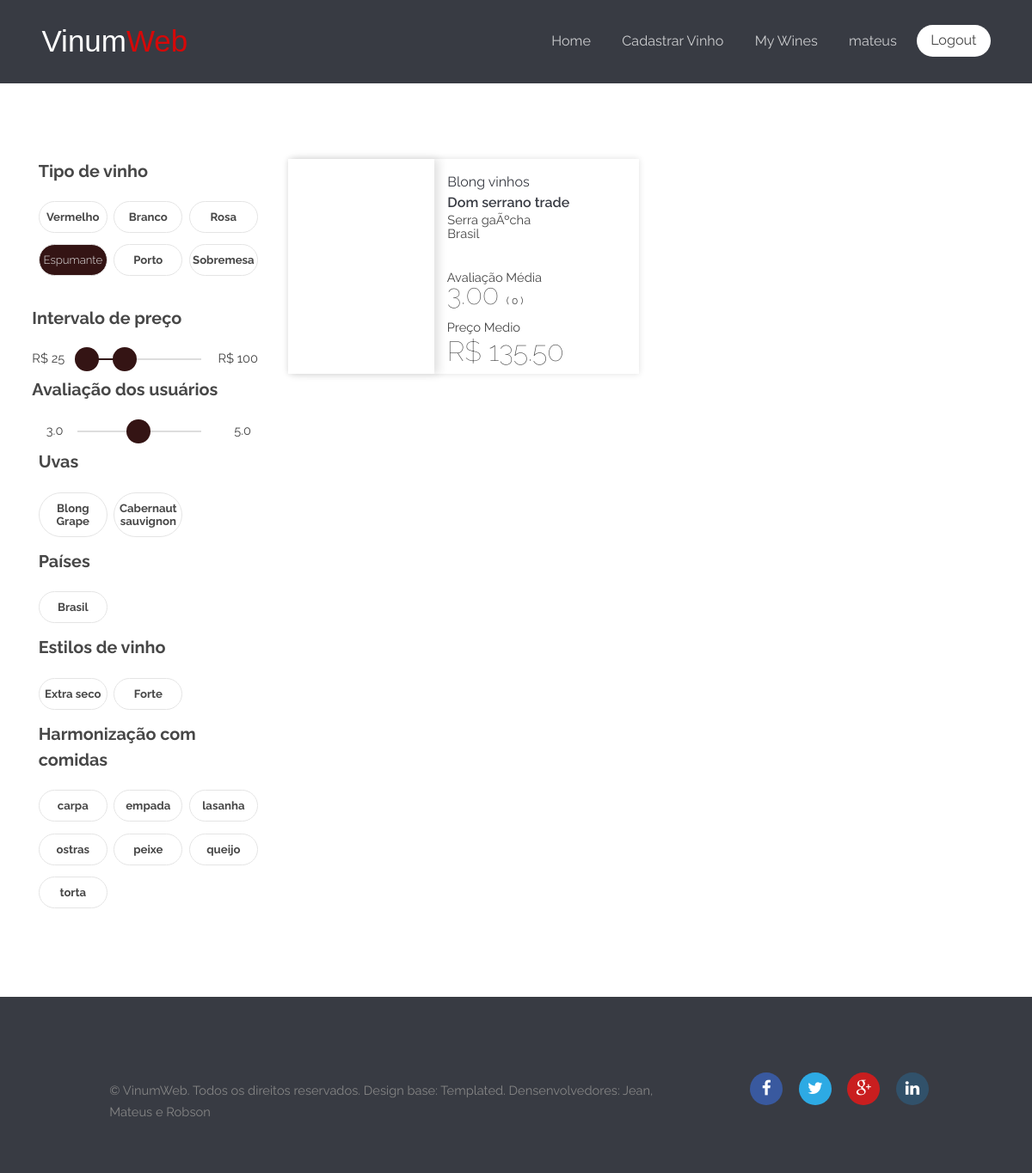
Page /listar.php?tipo=espumante (signed in) on the committed database.
### tables this page shows
create table vinho
(
	id int unique not null AUTO_INCREMENT,
	rotulo varchar(256) not null,
	produtor varchar(64) not null,
	nome varchar(64) not null,
	regiao varchar(32) not null,
	paisorigem varchar(32) not null,
	avaliacao float(2) default 0,
	preco float(2) default 0,
	numavaliacoes int default 0,
	tipo enum('vermelho','branco','espumante','rosa','sobremesa','porto'),
	tipouva varchar(32) not null,
	estilo varchar(32) not null,
	primary key (id)
);

### listar_Dados.php (called while the page is built, shortened)
<?php
$consulta = array();
include_once 'DAO.php';
$banco = new DAO();
if (isset($_GET['tipo'])) {
    if (is_array($_GET['tipo'])) {
        $temp = array();
        foreach ($_GET['tipo'] as $var) {
            array_push($temp, "tipo='" . $var . "'");
        }
        $banco->ou($temp);
        array_push($consulta, "(" . $banco->sql . ")");
    } else {
        array_push($consulta, "(tipo='" . $_GET['tipo'] . "')");
    }
}
$banco->buscar("vinho");
$banco->where($consulta);
$result = $banco->executar();

### DAO.php (called while the page is built, shortened)
<?php
class DAO implements iDAO {
    public $sql = '';
    public $banco;
    public function __construct() {
        $this->banco = new mysqli("localhost", "vinumweb", "vinumweb", "vinumweb");
    }
    public function buscar($nometabela, array $atributos = NULL) {
        if ($atributos == NULL) {
            $this->sql = 'SELECT * FROM ' . $nometabela;
        } else {
            $this->sql = 'SELECT ';
            foreach ($atributos as $atributo) {
                $this->sql .= $atributo . ', ';
            }
            $this->sql = rtrim($this->sql, ', ') . ' FROM ' . $nometabela;
        }
    }
    public function where(array $condicoes) {
        $this->sql .= ' WHERE ';
        foreach ($condicoes as $condicao) {
            $this->sql .= $condicao . ' AND ';
        }
        $this->sql = rtrim($this->sql, ' AND ');
    }
    public function executar() {
        return $this->banco->query($this->sql);
    }
    public function setSQL($consulta) {
        $this->sql = $consulta;
    }
}

### listar.php (the view, shortened to what this page needs)
<?php
include_once 'listar_Dados.php';
include_once("header.php");
?>
<section id="main" class="wrapper">
    <div class="container-full nomargin">
        <section>
            <div class="row">
                <div class="3u 12u$(Medium) painel">
                    <form action="listar_Autocompletar.php" method="GET">
                        <div class="12u$ row" >
                            <div class="12u$">
                                <h3>Tipo de vinho</h3>
                            </div>
                            <div class="4u 6u(medium)">
                                <label for="vermelho" class="checklabel">Vermelho</label>
                            </div>
                            <div class="4u 6u(medium)">
                                <label for="branco" class="checklabel">Branco</label>
                            </div>
                            <div class="4u 6u(medium)">
                                <label for="rosa" class="checklabel">Rosa</label>
                            </div>
                            <div class="4u 6u(medium)">
                                <label for="espumante" class="checklabel">Espumante</label>
                            </div>
                            <div class="4u 6u(medium)">
                                <label for="porto" class="checklabel">Porto</label>
                            </div>
                            <div class="4u 6u(medium)">
                                <label for="sobremesa" class="checklabel">Sobremesa</label>
                            </div>
                        </div>
                        <div class="12u$ marginlabel">
                            <h3>Intervalo de preço</h3>
                            <link href="css/nouislider.min.css" rel="stylesheet">
                            <div id="lower-value"  style="position: relative; float: left; width: 20%; padding-bottom: 10px; text-align: left;"></div>
                            <div id="price-range"  style="position: relative; float: left; width: 55%; "></div>
                            <div id="upper-value"  style="position: relative; float: left; width: 25%; padding-bottom: 10px; text-align: right;"></div>
                        </div>
                        <div class="12u$ marginlabel">
                            <h3>Avaliação dos usuários</h3>
                            <div id="rate-value" style="position: relative; float: left; width: 20%; padding-bottom: 10px; text-align: center;">1.0</div>
                            <div id="rate-range" style="position: relative; float: left; width: 55%; "></div>
                            <div style="position: relative; float: left;padding-left: 30px; width: 25%; padding-bottom: 10px; text-align: center">5.0</div>
                        </div>
                        <div class="12u$ row marginlabel">
                            <div class="12u$">
                                <h3>Uvas</h3>
                            </div>
                            <?php
                            $banco->setSQL("SELECT DISTINCT tipouva from vinho order by tipouva asc;");
                            $dado = $banco->executar();
                            while ($row = $dado->fetch_assoc()) {
                                echo "<div class='4u 6u(medium)'>
                                        <input type='checkbox' id='" . $row['tipouva'] . "' name='uva[]' value='" . $row['tipouva'] . "'>
                                        <label for='" . $row['tipouva'] . "' class='checklabel'>" . $row['tipouva'] . "</label>
                                    </div>";
                            }
                            ?>
                        </div>
                        <div class="12u$ row marginlabel">
                            <div class="12u$">
                                <h3>Países</h3>
                            </div>
                            <?php
                            $banco->setSQL("SELECT DISTINCT paisorigem from vinho order by paisorigem asc;");
                            $dado = $banco->executar();
                            while ($row = $dado->fetch_assoc()) {
                                echo "<div class='4u 6u(medium)'>
                                        <input type='checkbox' id='" . $row['paisorigem'] . "' value='" . $row['paisorigem'] . "'>
                                        <label for='" . $row['paisorigem'] . "' class='checklabel'>" . $row['paisorigem'] . "</label>
                                    </div>";
                            }
                            ?>
                        </div>
                        <div class="12u$ row marginlabel">
                            <div class="12u$">
                                <h3>Estilos de vinho</h3>
                            </div>
                            <?php
                            $banco->setSQL("SELECT DISTINCT estilo from vinho order by estilo asc;");
                            $dado = $banco->executar();
                            while ($row = $dado->fetch_assoc()) {
                                echo "<div class='4u 6u(medium)'>
                                        <input type='checkbox' id='" . $row['estilo'] . "' name='estilo[]' value='" . $row['estilo'] . "'>
                                        <label for='" . $row['estilo'] . "' class='checklabel'>" . $row['estilo'] . "</label>
                                    </div>";
                            }
                            ?>
                        </div>
                        <div class="12u$ row marginlabel">
                            <div class="12u$">
                                <h3>Harmonização com comidas</h3>
                            </div>
                            <?php
                            $banco->setSQL("SELECT DISTINCT alimento from harmonizacao order by alimento asc;");
                            $dado = $banco->executar();
                            while ($row = $dado->fetch_assoc()) {
                                echo "<div class='4u 6u(medium)'>
                                        <input type='checkbox' id='" . $row['alimento'] . "' name='alimento[]' value='" . $row['alimento'] . "'>
                                        <label for='" . $row['alimento'] . "' class='checklabel'>" . $row['alimento'] . "</label>
                                    </div>";
                            }
                            ?>
                        </div>
                    </form>
                </div>
                <div class="9u 6u$(medium) row" id="vinhos">
                    <?php
                    while ($row = $result->fetch_assoc()) {
                        ?>
                        <div class="6u row showvinho">
                            <a href="showwine.php?id=<?php echo $row['id'] ?>">
                                <div class="showvinhoimg" style="background-image: URL(images/rotulos/<?php echo $row['rotulo'] ?>)">
                                </div>
                            </a>
                            <div class="divcontent">
                                <a href="showwine.php?id=<?php echo $row['id'] ?>">
                                    <ul class="ultitulo">
                                        <li><?php echo $row['produtor'] ?></li>
                                        <li><span><?php echo $row['nome'] ?></span></a></li>
                                <ul class="reg" style="margin-left: 8px;">
                                    <li><?php echo $row['regiao'] ?></li>
                                    <li><?php echo $row['paisorigem'] ?></li>
                                </ul>
                                <div class="average">
                                    <div class="ratingbottom">
                                        <p>Avaliação Média</p>
                                        <ul class="reg2 ">
                                            <li><span><?php echo number_format($row['avaliacao'], 2, '.', '') ?> </span></li>
                                            <li>( <?php echo $row['numavaliacoes']?> )</li>
                                        </ul>
                                    </div>
                                    <div class="ratingbottom">
                                        <p>Preço Medio</p>
                                        <span>R$ <?php
                                            echo number_format($row['preco'], 2, '.', '');
                                            ?></span>
                                    </div>
                                </div>
                            </div>
                        </div>
                        <?php
                    }
                    ?>
                </div>
            </div>
    </div>
</section>
<?php
include_once 'footer.php';

### css/style.css (style rules this page uses)
body { background: #fff; }
body, input, select, textarea { color: #444; font-family: "Raleway", Helvetica, sans-serif; font-size: 13pt; font-weight: 400; line-height: 1.65em; }
a { color: #383b43; text-decoration: none; }
p { margin: 0 0 2em 0; }
h1, h2, h3, h4, h5, h6 { color: #474747; font-weight: 700; line-height: 1em; margin: 0 0 1em 0; }
h3 { font-size: 1.35em; line-height: 1.5em; }
form { margin: 0 0 2em 0; }
label { color: #474747; display: block; font-size: 0.9em; font-weight: 700; margin: 0 0 1em 0; }
ul { //list-style: disc; //margin: 0 0 2em 0; //padding-left: 1em; }
ul li { padding-left: 0.5em; }
.wrapper { padding: 6em 0em 4em; }
.checklabel { background: #FFFFF; padding: 10px 0; line-height: normal; text-align: center; border-radius: 2.5em; border: 1px solid #e4e4e4; cursor: pointer; }
input:checked ~ label { color:red; background: #341414; color: #e4e4e4; font-weight: 300; }
.container-full { margin-left: auto; margin-right: auto; width: 95%; }
.row { margin: 0px !important; padding: 0px !important; }
.marginlabel { margin-top: 20px; }
.painel { padding-right: 15px !important; }
.showvinho { height: 250px; padding: 0px !important; margin: 0px !important; width: calc(50% - 20px); margin-left: 20px !important; -webkit-box-shadow: 0 0 7px 0 rgba(50,50,50,0.15); box-shadow: 0 0 7px 0 rgba(50,50,50,0.15); }
.showvinho a { padding: 0px; margin: 0px; }
.showvinhoimg { padding: 0px; margin: 0px; overflow: hidden; width: 170px; height: 250px; background-repeat: no-repeat; background-position: top center; background-size: cover; -webkit-box-shadow: spx 0px 10px rgba(50,50,50,0.15); box-shadow: 5px 0px 10px rgba(50,50,50,0.15); }
.ultitulo { padding-top: 15px; list-style-type: none; font-size: 16px; }
.divcontent > ul li span { font-weight: 600; }
.reg { list-style:none; line-height: 16px; }
.reg2 { list-style:none; font-size: 12px; }
.reg li, .reg2 li { display: inline; line-height: 10px; padding:0px; }
.reg li span, .reg2 li span { padding-bottom: 5px; }
.divcontent { width: calc(100% - 170px); position: relative; height: 100%; }
.average { position: absolute; padding-bottom: 7px; bottom: 0px; left: 0px; padding-left: 1em; }
.ratingbottom { position: relative; padding-top: 0.5em; }
.ratingbottom p { margin: 0px; margin-bottom: 0.2em; }
.ratingbottom span { font-size: 32px; font-weight: 100; }

### css/style-xlarge.css (style rules this page uses)
body, input, select, textarea { font-size: 11pt; }

### listar.php (style rules this page uses)
.row>* { padding: 0px 0 0 0.5em; }

### rows in the picture
vinho: produtor "Blong vinhos", nome "Dom serrano trade", regiao "Serra gaÃºcha", paisorigem "Brasil", avaliacao "3.00", numavaliacoes "0", preco "135.50"

### other values in the picture
explode(" ", $_SESSION["nome"])[0] "mateus"
$row['tipouva'] "Blong Grape"
$row['tipouva'] "Cabernaut sauvignon"
$row['paisorigem'] "Brasil"
$row['estilo'] "Extra seco"
$row['estilo'] "Forte"
$row['alimento'] "carpa"
$row['alimento'] "empada"
$row['alimento'] "lasanha"
$row['alimento'] "ostras"
$row['alimento'] "peixe"
$row['alimento'] "queijo"
$row['alimento'] "torta"
